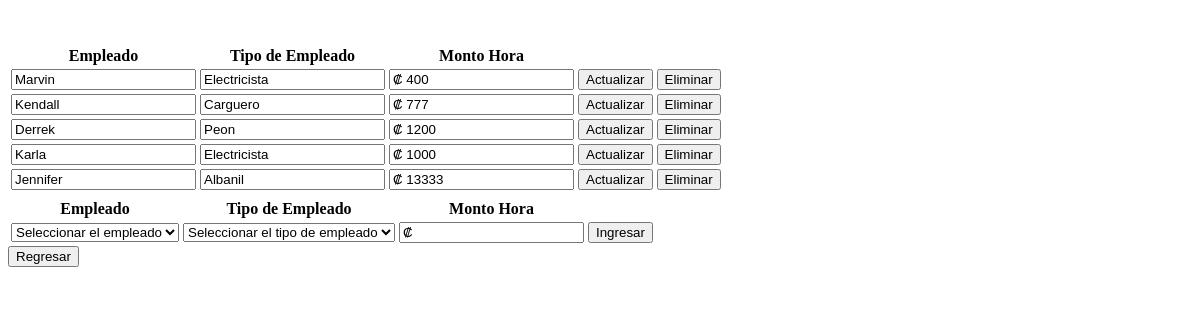
Page /view/EmpleadoTipoEmpleadoPagoView.php on the earlier database version.
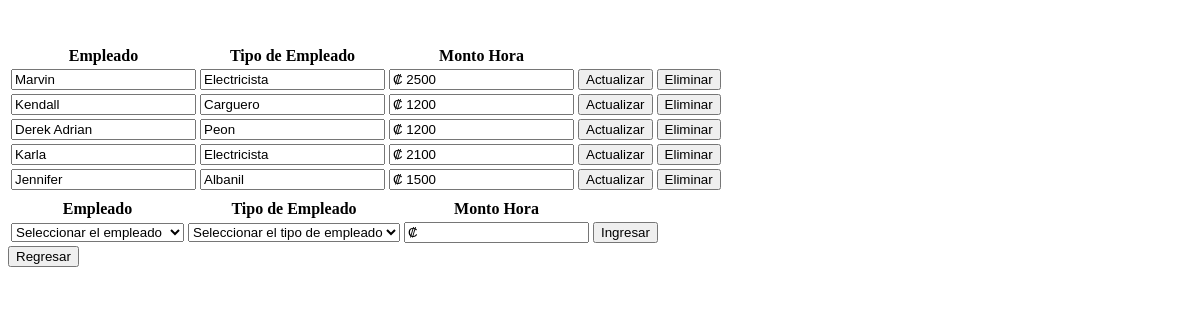
Same page on the later database version.
### tables this page shows
CREATE TABLE `tbempleadotipoempleadopago` (
  `tbempleadoid` int(11) NOT NULL,
  `tbtipoempleadoid` int(11) NOT NULL,
  `tbempleadotipoempleadopagohora` float NOT NULL
);

CREATE TABLE `tbempleado` (
  `tbempleadoid` int(11) NOT NULL,
  `tbempleadonombre` text NOT NULL,
  `tbempleadoapellidos` text NOT NULL,
  `tbempleadocedula` varchar(12) NOT NULL,
  `tbempleadotelefono` varchar(8) NOT NULL,
  `tbempleadoactivo` tinyint(1) NOT NULL
);

CREATE TABLE `tbempleadotipo` (
  `tbempleadotipoid` int(11) NOT NULL,
  `tbempleadotiponombre` text NOT NULL,
  `tbempleadotipodescripcion` text NOT NULL,
  `tbempleadotipoactivo` tinyint(4) NOT NULL,
  `tbempleadotiposalariobase` int(11) NOT NULL
);

### data/EmpleadoTipoEmpleadoPagoData.php (called while the page is built, shortened)
<?php
include '../domain/EmpleadoTipoEmpleadoPago.php';
class EmpleadoTipoEmpleadoPagoData extends Data {
    public function getAllEmpleadoTipoEmpleadoPago() {
        $conn = mysqli_connect($this->server, $this->user, $this->password, $this->db);
        $conn->set_charset('utf8');
        $querySelect = "SELECT * FROM tbempleadotipoempleadopago;";
        $result = mysqli_query($conn, $querySelect);
        $EmpleadoTipoEmpleadosPago = [];
        while ($row = mysqli_fetch_array($result)) {
            $currentEmpleadoTipoEmpleadoPago = new EmpleadoTipoEmpleadoPago($row['tbempleadoid'], $row['tbtipoempleadoid'], $row['tbempleadotipoempleadopagohora']);
            array_push($EmpleadoTipoEmpleadosPago, $currentEmpleadoTipoEmpleadoPago);
        }
        return $EmpleadoTipoEmpleadosPago;
    }
}

### business/EmpleadoTipoEmpleadoPagoBusiness.php (called while the page is built, shortened)
<?php
include '../data/EmpleadoTipoEmpleadoPagoData.php';
class EmpleadoTipoEmpleadoPagoBusiness {
    private $EmpleadoTipoEmpleadoPagoData;
    public function EmpleadoTipoEmpleadoPagoBusiness() {
        $this->EmpleadoTipoEmpleadoPagoData = new EmpleadoTipoEmpleadoPagoData();
    }
    public function getAllEmpleadoTipoEmpleadoPago() {
        return $this->EmpleadoTipoEmpleadoPagoData->getAllEmpleadoTipoEmpleadoPago();
    }
}

### data/EmpleadoData.php (called while the page is built, shortened)
<?php
class EmpleadoData extends Data {
    public function getNombreEmpleado($idEmpleado) {
        $conn = mysqli_connect($this->server, $this->user, $this->password, $this->db);
        $conn->set_charset('utf8');
        $querySelect = "SELECT tbempleadonombre FROM tbempleado WHERE tbempleadoid = '". $idEmpleado ."';";
        $result = mysqli_query($conn, $querySelect);
        $nombreEmpleado = "";
        while ($row = mysqli_fetch_array($result)) {
            $nombreEmpleado = $row['tbempleadonombre'];
        }
        return $nombreEmpleado;
    }
}

### business/EmpleadoBusiness.php (called while the page is built, shortened)
<?php
include '../data/EmpleadoData.php';
class EmpleadoBusiness {
    private $EmpleadoData;
    public function EmpleadoBusiness() {
        $this->EmpleadoData = new EmpleadoData();
    }
    public function getNombreEmpleado($idEmpleado) {
        return $this->EmpleadoData->getNombreEmpleado($idEmpleado);
    }
}

### data/EmpleadoTipoData.php (called while the page is built, shortened)
<?php
class EmpleadoTipoData extends Data {
    public function getEmpleadoTipo($empleadoTipoId) {
        $conn = mysqli_connect($this->server, $this->user, $this->password, $this->db);
        $conn->set_charset('utf8');
        $querySelect = "SELECT * FROM tbempleadotipo WHERE tbempleadotipoid = ". $empleadoTipoId .";";
        $result = mysqli_query($conn, $querySelect);
        $tipoEmpleado = "";
        while ($row = mysqli_fetch_array($result)) {
            $tipoEmpleado = $row['tbempleadotiponombre'];
        }
        return $tipoEmpleado;
    }
}

### business/EmpleadoTipoBusiness.php (called while the page is built, shortened)
<?php
include '../data/EmpleadoTipoData.php';
class EmpleadoTipoBusiness {
    private $EmpleadoTipoData;
    public function EmpleadoTipoBusiness() {
        $this->EmpleadoTipoData = new EmpleadoTipoData();
    }
    public function getEmpleadoTipo($empleadoTipoId) {
        return $this->EmpleadoTipoData->getEmpleadoTipo($empleadoTipoId);
    }
}

### domain/EmpleadoTipoEmpleadoPago.php (called while the page is built, shortened)
<?php
class EmpleadoTipoEmpleadoPago {
    private $empleadoNombreId;
    private $empleadoTipoId;
    private $empleadoMonto;
    function EmpleadoTipoEmpleadoPago($empleadoNombreId, $empleadoTipoId,$empleadoMonto) {
        $this->empleadoNombreId = $empleadoNombreId;
        $this->empleadoTipoId = $empleadoTipoId;
        $this->empleadoMonto = $empleadoMonto;
    }
    function getEmpleadoTipoId() {
        return $this->empleadoTipoId;
    }
    public function getEmpleadoNombreId() {
        return $this->empleadoNombreId;
    }
    function getEmpleadoMonto() {
        return $this->empleadoMonto;
    }
}

### view/EmpleadoTipoEmpleadoPagoView.php (the view, shortened to what the changed rows need)
<!DOCTYPE html>
<html lang="en">
<head>
    <?php
    include '../business/EmpleadoTipoEmpleadoPagoBusiness.php';
    include '../business/EmpleadoBusiness.php';
    include '../business/EmpleadoTipoBusiness.php';
    ?>
</head>
<body>
    <section id="form">
        <table>
            <tr>
                <th>Empleado</th>
                <th>Tipo de Empleado</th>
                <th>Monto Hora</th>
            </tr>
            <tbody id=buscar>
                <?php
                $EmpleadoTipoEmpleadoPagoBusiness = new EmpleadoTipoEmpleadoPagoBusiness();
                $EmpleadoTipoBusiness = new EmpleadoTipoBusiness();
                $EmpleadoBusiness = new EmpleadoBusiness();
                $allPagosEmpleado = $EmpleadoTipoEmpleadoPagoBusiness->getAllEmpleadoTipoEmpleadoPago();
                foreach ($allPagosEmpleado as $current) {
                    echo '<form method="post" enctype="multipart/form-data" action="../business/EmpleadoTipoEmpleadoPagoAction.php">';
                    echo '<td><input type="text" readonly name="empleadonombreid" id="empleadonombreid" value="' . $EmpleadoBusiness->getNombreEmpleado($current->getEmpleadoNombreId()) . '"/></td>';
                    echo '<td><input type="text" readonly name="empleadotipoid" id="empleadotipoid" value="' . $EmpleadoTipoBusiness->getEmpleadoTipo($current->getEmpleadoTipoId()) . '"/></td>';
                    echo '<td><input type="text" data-mask  ="₡ #.##0,00" name="empleadomonto" id="empleadomonto" value="₡ ' . $current->getEmpleadoMonto() . '"/></td>';
                    echo '<td><input type="submit" value="Actualizar" name="actualiza" id="actualiza"/></td>';
                    echo '<td><button onclick="eliminarPagoEmpleado(' . $current->getEmpleadoNombreId() . ',' . $current->getEmpleadoTipoId() . ')">Eliminar</button></td>';
                    echo '</form>';
                }
                ?>
            </tbody>
            <table>
                <tr>
                    <th></th>
                </tr>
                <th>Empleado</th>
                <th>Tipo de Empleado</th>
                <th>Monto Hora</th>
            </table>
        </table>
    </section>
</body>
</html>

Differences in the rows shown:
changed tbempleadotipoempleadopago "Marvin": empleadomonto "₡ 400" → "₡ 2500"
changed tbempleadotipoempleadopago "Kendall": empleadomonto "₡ 777" → "₡ 1200"
changed through a linked row, tbempleadotipoempleadopago "Peon": empleadonombreid "Derrek" → "Derek Adrian"
changed tbempleadotipoempleadopago "Karla": empleadomonto "₡ 1000" → "₡ 2100"
changed tbempleadotipoempleadopago "Jennifer": empleadomonto "₡ 13333" → "₡ 1500"
